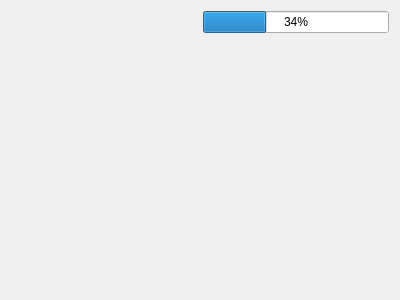
<?xml version="1.0" encoding="UTF-8"?>
<ui version="4.0">
 <class>DataChoiceWidgetWrapper</class>
 <widget class="QWidget" name="DataChoiceWidgetWrapper">
  <property name="geometry">
   <rect>
    <x>0</x>
    <y>0</y>
    <width>400</width>
    <height>300</height>
   </rect>
  </property>
  <property name="windowTitle">
   <string>Form</string>
  </property>
  <layout class="QVBoxLayout" name="verticalLayout">
   <item>
    <layout class="QHBoxLayout" name="horizontalLayout">
     <item>
      <widget class="QLabel" name="nameLabel">
       <property name="text">
        <string/>
       </property>
      </widget>
     </item>
     <item>
      <widget class="QProgressBar" name="progressBar">
       <property name="sizePolicy">
        <sizepolicy hsizetype="Minimum" vsizetype="Fixed">
         <horstretch>0</horstretch>
         <verstretch>0</verstretch>
        </sizepolicy>
       </property>
       <property name="value">
        <number>34</number>
       </property>
      </widget>
     </item>
    </layout>
   </item>
   <item>
    <widget class="DataChoiceWidget" name="dataChoiceWidget" native="true">
     <property name="sizePolicy">
      <sizepolicy hsizetype="Preferred" vsizetype="Expanding">
       <horstretch>0</horstretch>
       <verstretch>0</verstretch>
      </sizepolicy>
     </property>
    </widget>
   </item>
  </layout>
 </widget>
 <customwidgets>
  <customwidget>
   <class>DataChoiceWidget</class>
   <extends>QWidget</extends>
   <header>datasource/datachoicewidget.h</header>
   <container>1</container>
  </customwidget>
 </customwidgets>
 <resources/>
 <connections/>
</ui>
